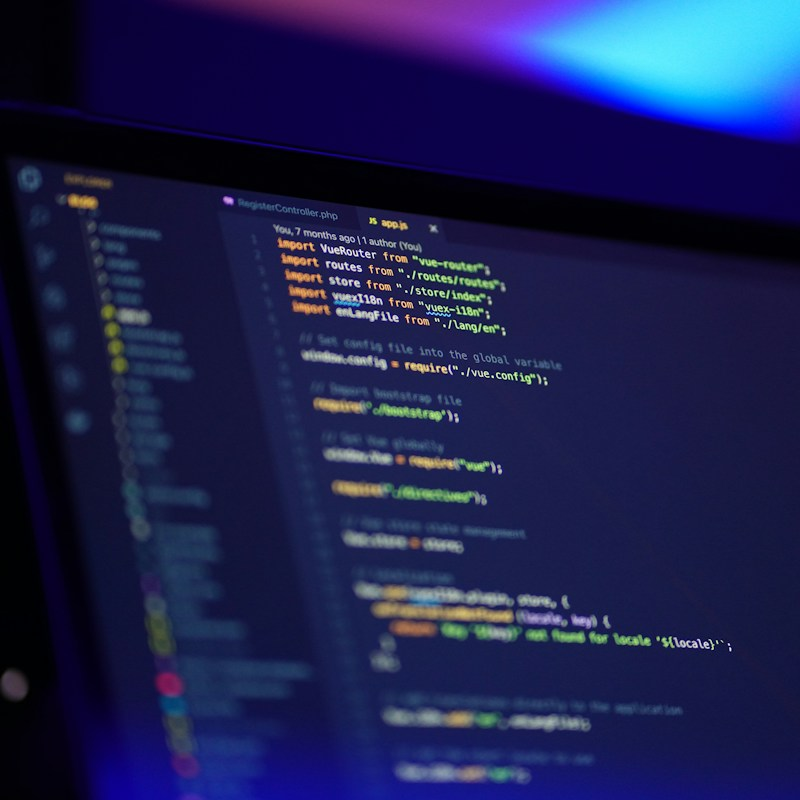
#> input picture scratch/cyber_dev_night.jpg, 800 x 800 px, found by its file name
$ python process_hero_stock.py
#> lines starting #> are read from the running program, lines starting #| are printed output that depends on the picture
import os
from PIL import Image, ImageEnhance, ImageOps

os.makedirs('scratch/out', exist_ok=True)

def apply_cyber_grade(img, tint_color=(20, 35, 80), alpha=0.22, contrast=1.1, brightness=0.95):
    img = img.convert('RGBA')
    enhancer = ImageEnhance.Contrast(img)
    img = enhancer.enhance(contrast)
    bright = ImageEnhance.Brightness(img)
    img = bright.enhance(brightness)

    # Create subtle blue/cyber overlay
    overlay = Image.new('RGBA', img.size, tint_color + (int(255 * alpha),))
    tinted = Image.alpha_composite(img, overlay)
    return tinted

# 1. hero-img-1: cyber_dev_night (dark glowing code)
img1 = Image.open('scratch/cyber_dev_night.jpg').convert('RGB')
#> img1 is the input picture: PIL image 800x800 RGB; mean R, G, B 28.2, 32.8, 78.8
# Crop square from center/focused area
w, h = img1.size
#> w = 800; h = 800
size = min(w, h)
#> size = 800
left = (w - size) // 2
#> left = 0
top = (h - size) // 2
#> top = 0
img1_cropped = img1.crop((left, top, left + size, top + size)).resize((600, 600), Image.Resampling.LANCZOS)
img1_processed = apply_cyber_grade(img1_cropped, tint_color=(15, 30, 75), alpha=0.15, contrast=1.15, brightness=0.98)
img1_processed.save('scratch/out/hero-img-1.png', 'PNG')
print("Processed hero-img-1.png")

# 2. hero-img-2: team_ui_board (hand pinning UI wireframe architecture cards)
img2 = Image.open('scratch/team_ui_board.jpg').convert('RGB')
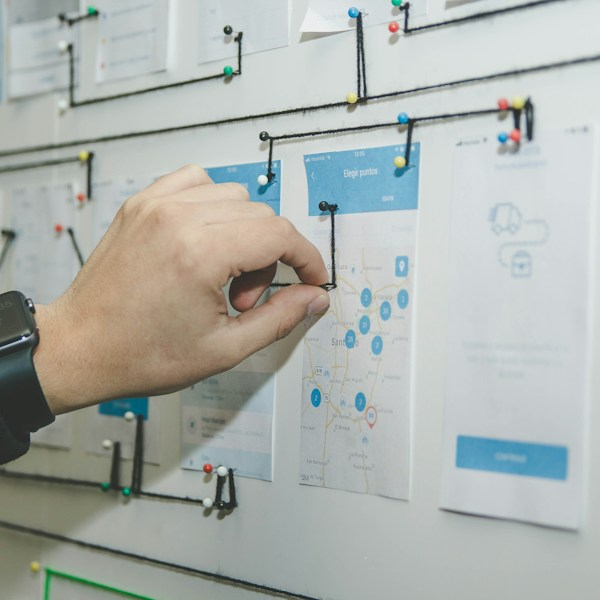
#> input picture scratch/team_ui_board.jpg, 600 x 600 px, found by its file name
#> img2 is the input picture: PIL image 600x600 RGB; mean R, G, B 172.3, 177.3, 172.8
w, h = img2.size
#> w = 600; h = 600
size = min(w, h)
#> size = 600
left = (w - size) // 2
top = (h - size) // 2
img2_cropped = img2.crop((left, top, left + size, top + size)).resize((600, 600), Image.Resampling.LANCZOS)
img2_processed = apply_cyber_grade(img2_cropped, tint_color=(25, 45, 110), alpha=0.25, contrast=1.1, brightness=0.92)
img2_processed.save('scratch/out/hero-img-2.png', 'PNG')
print("Processed hero-img-2.png")

# 3. hero-img-3: designer_wireframe (hand sketching UI wireframe USER GOALS)
img3 = Image.open('scratch/designer_wireframe.jpg').convert('RGB')
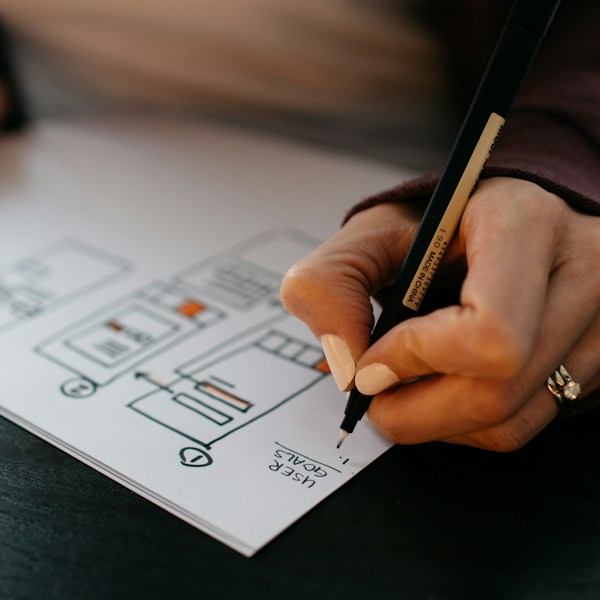
#> input picture scratch/designer_wireframe.jpg, 600 x 600 px, found by its file name
#> img3 is the input picture: PIL image 600x600 RGB; mean R, G, B 102.6, 90.7, 82.4
w, h = img3.size
size = min(w, h)
left = (w - size) // 2
top = (h - size) // 2
img3_cropped = img3.crop((left, top, left + size, top + size)).resize((600, 600), Image.Resampling.LANCZOS)
img3_processed = apply_cyber_grade(img3_cropped, tint_color=(30, 40, 100), alpha=0.22, contrast=1.12, brightness=0.90)
img3_processed.save('scratch/out/hero-img-3.png', 'PNG')
print("Processed hero-img-3.png")

# 4. hero-img: team_collab_large (candid developers working on laptops with code)
img4 = Image.open('scratch/team_collab_large.jpg').convert('RGB')
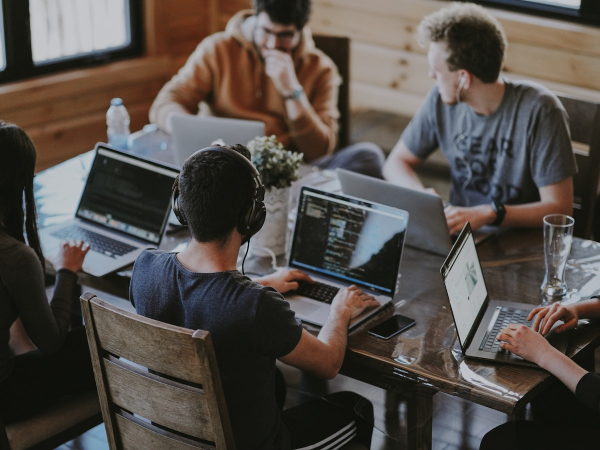
#> input picture scratch/team_collab_large.jpg, 1200 x 900 px, found by its file name (shown at 1/2 size)
#> img4 is the input picture: PIL image 1200x900 RGB; mean R, G, B 83, 76.8, 72.2
# Target aspect ratio around 1200 x 900
w, h = img4.size
#> w = 1200; h = 900
target_w = 1200
target_h = 896
# Crop to 4:3 / target aspect
crop_h = int(w * (target_h / target_w))
#> crop_h = 896
if crop_h <= h:
    top = (h - crop_h) // 2
#> top = 2
    img4_cropped = img4.crop((0, top, w, top + crop_h)).resize((target_w, target_h), Image.Resampling.LANCZOS)
else:
    crop_w = int(h * (target_w / target_h))
    left = (w - crop_w) // 2
    img4_cropped = img4.crop((left, 0, left + crop_w, h)).resize((target_w, target_h), Image.Resampling.LANCZOS)

img4_graded = apply_cyber_grade(img4_cropped, tint_color=(10, 20, 65), alpha=0.28, contrast=1.18, brightness=0.88)
#> call 4 of apply_cyber_grade, with tint_color = (10, 20, 65), alpha = 0.28, contrast = 1.18, brightness = 0.88
#> in apply_cyber_grade (call 4), `overlay = Image.new('RGBA', img.size, tint_color + (int(255 * alpha),))`:
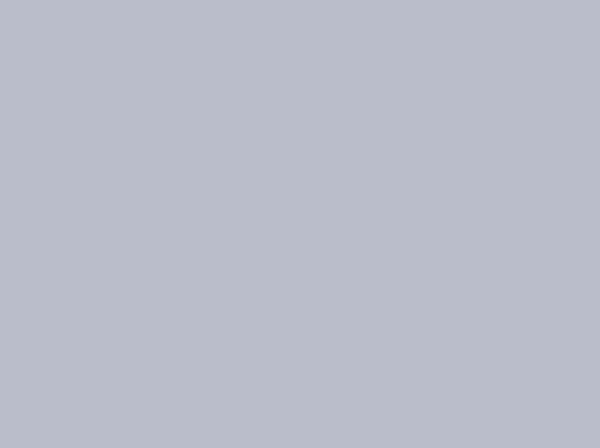
#> overlay: PIL image 1200x896 RGBA (shown at 1/2 size); mean R, G, B, A 10, 20, 65, 71; transparent parts drawn white

# Smooth left-edge gradient mask so it fades seamlessly into the background #02050a
rgba_img = img4_graded.convert('RGBA')
r, g, b, a = rgba_img.split()
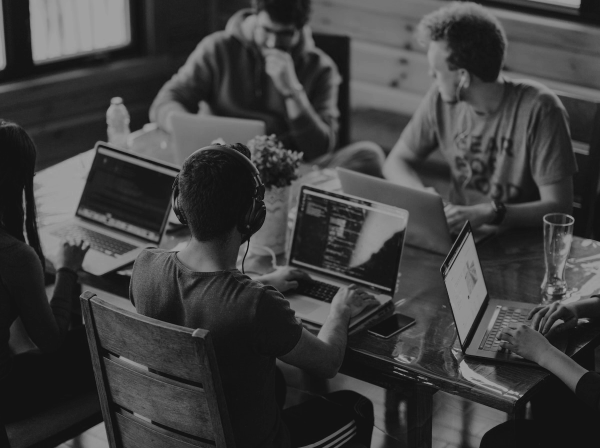
#> b: PIL image 1200x896 L (shown at 1/2 size); min 18, max 173, mean 62.7
#> a: PIL image 1200x896 L; every value is 255

# Create alpha mask with smooth left transition and bottom transition
mask = Image.new('L', (target_w, target_h), 255)
mask_pixels = mask.load()
fade_width = int(target_w * 0.35)
fade_bottom = int(target_h * 0.15)

for y in range(target_h):
    for x in range(target_w):
        val = 255
        # Left fade
        if x < fade_width:
            val = int(val * (x / fade_width))
        # Bottom fade
        dist_from_bottom = target_h - 1 - y
        if dist_from_bottom < fade_bottom:
            val = int(val * (dist_from_bottom / fade_bottom))
        mask_pixels[x, y] = max(0, min(255, val))

rgba_img.putalpha(mask)
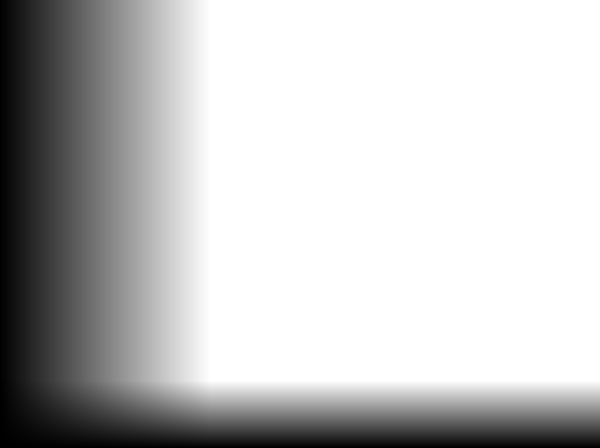
#> mask: PIL image 1200x896 L (shown at 1/2 size); min 0, max 255, mean 194.2
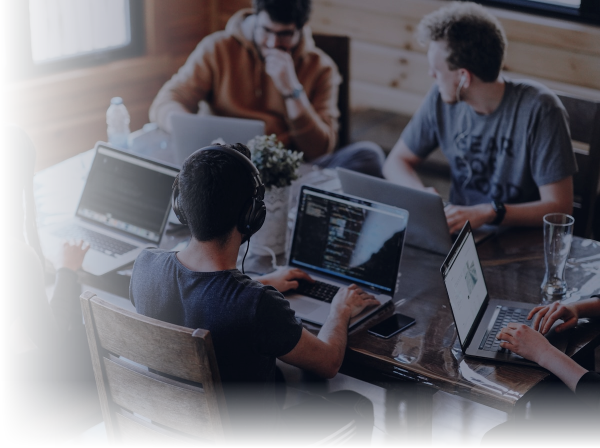
#> rgba_img: PIL image 1200x896 RGBA (shown at 1/2 size); mean R, G, B, A 55.4, 53.6, 62.7, 194.2; transparent parts drawn white
rgba_img.save('scratch/out/hero-img.png', 'PNG')
print("Processed hero-img.png")
